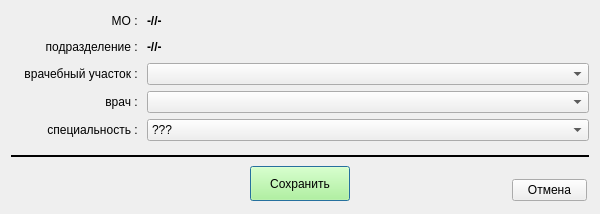
<?xml version="1.0" encoding="UTF-8"?>
<ui version="4.0">
 <class>add_medsite_ter_wnd</class>
 <widget class="QDialog" name="add_medsite_ter_wnd">
  <property name="geometry">
   <rect>
    <x>0</x>
    <y>0</y>
    <width>600</width>
    <height>214</height>
   </rect>
  </property>
  <property name="minimumSize">
   <size>
    <width>600</width>
    <height>0</height>
   </size>
  </property>
  <property name="windowTitle">
   <string>Участковый врач (новая запись)</string>
  </property>
  <property name="windowIcon">
   <iconset resource="_inko_assig_res.qrc">
    <normaloff>:/inko_asg.bmp</normaloff>:/inko_asg.bmp</iconset>
  </property>
  <layout class="QVBoxLayout" name="verticalLayout">
   <item>
    <layout class="QFormLayout" name="formLayout">
     <item row="0" column="0">
      <widget class="QLabel" name="label">
       <property name="minimumSize">
        <size>
         <width>130</width>
         <height>0</height>
        </size>
       </property>
       <property name="text">
        <string>МО : </string>
       </property>
       <property name="alignment">
        <set>Qt::AlignRight|Qt::AlignTrailing|Qt::AlignVCenter</set>
       </property>
      </widget>
     </item>
     <item row="0" column="1">
      <widget class="QLabel" name="lab_mo">
       <property name="minimumSize">
        <size>
         <width>0</width>
         <height>20</height>
        </size>
       </property>
       <property name="font">
        <font>
         <weight>75</weight>
         <bold>true</bold>
        </font>
       </property>
       <property name="text">
        <string>-//-</string>
       </property>
      </widget>
     </item>
     <item row="1" column="0">
      <widget class="QLabel" name="label_3">
       <property name="minimumSize">
        <size>
         <width>130</width>
         <height>0</height>
        </size>
       </property>
       <property name="text">
        <string>подразделение : </string>
       </property>
       <property name="alignment">
        <set>Qt::AlignRight|Qt::AlignTrailing|Qt::AlignVCenter</set>
       </property>
      </widget>
     </item>
     <item row="1" column="1">
      <widget class="QLabel" name="lab_mp">
       <property name="minimumSize">
        <size>
         <width>0</width>
         <height>20</height>
        </size>
       </property>
       <property name="font">
        <font>
         <weight>75</weight>
         <bold>true</bold>
        </font>
       </property>
       <property name="text">
        <string>-//-</string>
       </property>
      </widget>
     </item>
     <item row="2" column="0">
      <widget class="QLabel" name="label_5">
       <property name="minimumSize">
        <size>
         <width>130</width>
         <height>0</height>
        </size>
       </property>
       <property name="text">
        <string>врачебный участок : </string>
       </property>
       <property name="alignment">
        <set>Qt::AlignRight|Qt::AlignTrailing|Qt::AlignVCenter</set>
       </property>
      </widget>
     </item>
     <item row="2" column="1">
      <widget class="QComboBox" name="combo_ms">
       <property name="maxVisibleItems">
        <number>50</number>
       </property>
      </widget>
     </item>
     <item row="3" column="0">
      <widget class="QLabel" name="label_6">
       <property name="minimumSize">
        <size>
         <width>130</width>
         <height>0</height>
        </size>
       </property>
       <property name="text">
        <string>врач : </string>
       </property>
       <property name="alignment">
        <set>Qt::AlignRight|Qt::AlignTrailing|Qt::AlignVCenter</set>
       </property>
      </widget>
     </item>
     <item row="3" column="1">
      <widget class="QComboBox" name="combo_mt">
       <property name="maxVisibleItems">
        <number>50</number>
       </property>
      </widget>
     </item>
     <item row="4" column="0">
      <widget class="QLabel" name="label_7">
       <property name="minimumSize">
        <size>
         <width>130</width>
         <height>0</height>
        </size>
       </property>
       <property name="text">
        <string>специальность : </string>
       </property>
       <property name="alignment">
        <set>Qt::AlignRight|Qt::AlignTrailing|Qt::AlignVCenter</set>
       </property>
      </widget>
     </item>
     <item row="4" column="1">
      <widget class="QComboBox" name="combo_mt_prof">
       <property name="maxVisibleItems">
        <number>50</number>
       </property>
       <item>
        <property name="text">
         <string>???</string>
        </property>
       </item>
       <item>
        <property name="text">
         <string>врач</string>
        </property>
       </item>
       <item>
        <property name="text">
         <string>медсестра / медбрат</string>
        </property>
       </item>
       <item>
        <property name="text">
         <string>фельдшер / акушер</string>
        </property>
       </item>
      </widget>
     </item>
    </layout>
   </item>
   <item>
    <spacer name="verticalSpacer">
     <property name="orientation">
      <enum>Qt::Vertical</enum>
     </property>
     <property name="sizeHint" stdset="0">
      <size>
       <width>20</width>
       <height>40</height>
      </size>
     </property>
    </spacer>
   </item>
   <item>
    <widget class="Line" name="line">
     <property name="frameShadow">
      <enum>QFrame::Plain</enum>
     </property>
     <property name="lineWidth">
      <number>2</number>
     </property>
     <property name="orientation">
      <enum>Qt::Horizontal</enum>
     </property>
    </widget>
   </item>
   <item>
    <widget class="QFrame" name="frame">
     <property name="frameShape">
      <enum>QFrame::NoFrame</enum>
     </property>
     <property name="frameShadow">
      <enum>QFrame::Plain</enum>
     </property>
     <layout class="QHBoxLayout" name="horizontalLayout">
      <property name="spacing">
       <number>2</number>
      </property>
      <property name="leftMargin">
       <number>2</number>
      </property>
      <property name="topMargin">
       <number>2</number>
      </property>
      <property name="rightMargin">
       <number>2</number>
      </property>
      <property name="bottomMargin">
       <number>2</number>
      </property>
      <item>
       <widget class="QFrame" name="frame_2">
        <property name="minimumSize">
         <size>
          <width>75</width>
          <height>0</height>
         </size>
        </property>
        <property name="maximumSize">
         <size>
          <width>75</width>
          <height>16777215</height>
         </size>
        </property>
        <property name="frameShape">
         <enum>QFrame::NoFrame</enum>
        </property>
        <property name="frameShadow">
         <enum>QFrame::Raised</enum>
        </property>
       </widget>
      </item>
      <item>
       <spacer name="horizontalSpacer">
        <property name="orientation">
         <enum>Qt::Horizontal</enum>
        </property>
        <property name="sizeHint" stdset="0">
         <size>
          <width>40</width>
          <height>20</height>
         </size>
        </property>
       </spacer>
      </item>
      <item>
       <widget class="QPushButton" name="bn_save">
        <property name="minimumSize">
         <size>
          <width>100</width>
          <height>35</height>
         </size>
        </property>
        <property name="palette">
         <palette>
          <active>
           <colorrole role="Button">
            <brush brushstyle="SolidPattern">
             <color alpha="255">
              <red>170</red>
              <green>255</green>
              <blue>127</blue>
             </color>
            </brush>
           </colorrole>
          </active>
          <inactive>
           <colorrole role="Button">
            <brush brushstyle="SolidPattern">
             <color alpha="255">
              <red>170</red>
              <green>255</green>
              <blue>127</blue>
             </color>
            </brush>
           </colorrole>
          </inactive>
          <disabled>
           <colorrole role="Button">
            <brush brushstyle="SolidPattern">
             <color alpha="255">
              <red>170</red>
              <green>255</green>
              <blue>127</blue>
             </color>
            </brush>
           </colorrole>
          </disabled>
         </palette>
        </property>
        <property name="text">
         <string>Сохранить</string>
        </property>
       </widget>
      </item>
      <item>
       <spacer name="horizontalSpacer_2">
        <property name="orientation">
         <enum>Qt::Horizontal</enum>
        </property>
        <property name="sizeHint" stdset="0">
         <size>
          <width>40</width>
          <height>20</height>
         </size>
        </property>
       </spacer>
      </item>
      <item>
       <layout class="QVBoxLayout" name="verticalLayout_2">
        <property name="spacing">
         <number>0</number>
        </property>
        <property name="leftMargin">
         <number>0</number>
        </property>
        <property name="topMargin">
         <number>0</number>
        </property>
        <property name="rightMargin">
         <number>0</number>
        </property>
        <property name="bottomMargin">
         <number>0</number>
        </property>
        <item>
         <spacer name="verticalSpacer_2">
          <property name="orientation">
           <enum>Qt::Vertical</enum>
          </property>
          <property name="sizeHint" stdset="0">
           <size>
            <width>5</width>
            <height>5</height>
           </size>
          </property>
         </spacer>
        </item>
        <item>
         <widget class="QPushButton" name="bn_cansel">
          <property name="minimumSize">
           <size>
            <width>75</width>
            <height>0</height>
           </size>
          </property>
          <property name="maximumSize">
           <size>
            <width>75</width>
            <height>16777215</height>
           </size>
          </property>
          <property name="text">
           <string>Отмена</string>
          </property>
         </widget>
        </item>
       </layout>
      </item>
     </layout>
    </widget>
   </item>
  </layout>
 </widget>
 <resources>
  <include location="_inko_assig_res.qrc"/>
 </resources>
 <connections/>
</ui>
